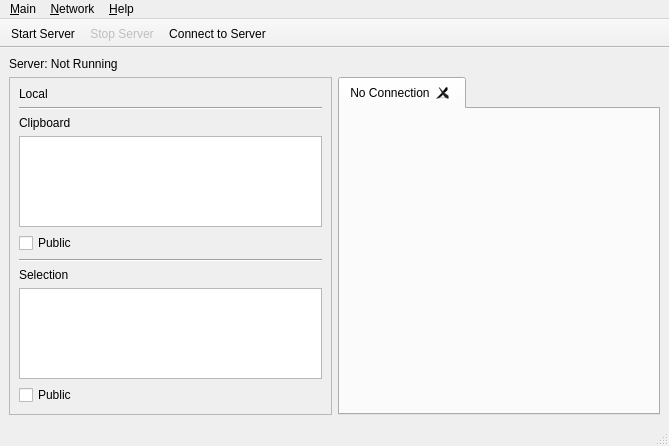
<?xml version="1.0" encoding="UTF-8"?>
<ui version="4.0">
 <class>MainWindow</class>
 <widget class="QMainWindow" name="MainWindow">
  <property name="geometry">
   <rect>
    <x>0</x>
    <y>0</y>
    <width>669</width>
    <height>446</height>
   </rect>
  </property>
  <property name="windowTitle">
   <string>Remote Clipboard</string>
  </property>
  <property name="windowIcon">
   <iconset resource="../icons.qrc">
    <normaloff>:/icons/icons/programmicon.png</normaloff>:/icons/icons/programmicon.png</iconset>
  </property>
  <widget class="QWidget" name="centralwidget">
   <layout class="QGridLayout" name="gridLayout">
    <item row="1" column="0">
     <widget class="QFrame" name="frame">
      <property name="frameShape">
       <enum>QFrame::StyledPanel</enum>
      </property>
      <property name="frameShadow">
       <enum>QFrame::Raised</enum>
      </property>
      <layout class="QVBoxLayout" name="verticalLayout">
       <item>
        <widget class="QLabel" name="label">
         <property name="text">
          <string>Local</string>
         </property>
        </widget>
       </item>
       <item>
        <widget class="Line" name="line_2">
         <property name="orientation">
          <enum>Qt::Horizontal</enum>
         </property>
        </widget>
       </item>
       <item>
        <widget class="QLabel" name="label_5">
         <property name="text">
          <string>Clipboard</string>
         </property>
        </widget>
       </item>
       <item>
        <widget class="QTextEdit" name="LocalClipboard">
         <property name="readOnly">
          <bool>true</bool>
         </property>
        </widget>
       </item>
       <item>
        <widget class="QCheckBox" name="ClipboardPublic">
         <property name="text">
          <string>Public</string>
         </property>
        </widget>
       </item>
       <item>
        <widget class="Line" name="line_4">
         <property name="orientation">
          <enum>Qt::Horizontal</enum>
         </property>
        </widget>
       </item>
       <item>
        <widget class="QLabel" name="LocalSelectionTitle">
         <property name="text">
          <string>Selection</string>
         </property>
        </widget>
       </item>
       <item>
        <widget class="QTextEdit" name="LocalSelection">
         <property name="readOnly">
          <bool>true</bool>
         </property>
        </widget>
       </item>
       <item>
        <widget class="QCheckBox" name="SelectionPublic">
         <property name="text">
          <string>Public</string>
         </property>
        </widget>
       </item>
      </layout>
     </widget>
    </item>
    <item row="0" column="0">
     <widget class="QLabel" name="ServerLabel">
      <property name="text">
       <string>Server: Not Running</string>
      </property>
     </widget>
    </item>
    <item row="1" column="1">
     <widget class="QTabWidget" name="ClientTabs">
      <property name="currentIndex">
       <number>0</number>
      </property>
      <property name="tabsClosable">
       <bool>true</bool>
      </property>
      <property name="movable">
       <bool>true</bool>
      </property>
      <widget class="QWidget" name="tab">
       <attribute name="title">
        <string>No Connection</string>
       </attribute>
      </widget>
     </widget>
    </item>
   </layout>
  </widget>
  <widget class="QMenuBar" name="menubar">
   <property name="geometry">
    <rect>
     <x>0</x>
     <y>0</y>
     <width>669</width>
     <height>25</height>
    </rect>
   </property>
   <widget class="QMenu" name="menuMain">
    <property name="title">
     <string>&amp;Main</string>
    </property>
    <addaction name="action_Quit"/>
   </widget>
   <widget class="QMenu" name="menuNetwork">
    <property name="title">
     <string>&amp;Network</string>
    </property>
    <addaction name="actionStart_Server"/>
    <addaction name="actionS_top_Server"/>
    <addaction name="action_Connect_to_Server"/>
    <addaction name="actionS_ettings"/>
   </widget>
   <widget class="QMenu" name="menuHelp">
    <property name="title">
     <string>&amp;Help</string>
    </property>
    <addaction name="action_About"/>
   </widget>
   <addaction name="menuMain"/>
   <addaction name="menuNetwork"/>
   <addaction name="menuHelp"/>
  </widget>
  <widget class="QStatusBar" name="statusbar"/>
  <widget class="QToolBar" name="toolBar">
   <property name="windowTitle">
    <string>toolBar</string>
   </property>
   <property name="movable">
    <bool>false</bool>
   </property>
   <property name="floatable">
    <bool>false</bool>
   </property>
   <attribute name="toolBarArea">
    <enum>TopToolBarArea</enum>
   </attribute>
   <attribute name="toolBarBreak">
    <bool>false</bool>
   </attribute>
   <addaction name="actionStart_Server"/>
   <addaction name="actionS_top_Server"/>
   <addaction name="action_Connect_to_Server"/>
  </widget>
  <action name="action_Quit">
   <property name="text">
    <string>&amp;Quit</string>
   </property>
  </action>
  <action name="actionStart_Server">
   <property name="icon">
    <iconset resource="../icons.qrc">
     <normaloff>:/icons/icons/startserver.png</normaloff>:/icons/icons/startserver.png</iconset>
   </property>
   <property name="text">
    <string>&amp;Start Server</string>
   </property>
   <property name="iconVisibleInMenu">
    <bool>false</bool>
   </property>
  </action>
  <action name="action_Connect_to_Server">
   <property name="icon">
    <iconset resource="../icons.qrc">
     <normaloff>:/icons/icons/connect.png</normaloff>:/icons/icons/connect.png</iconset>
   </property>
   <property name="text">
    <string>&amp;Connect to Server</string>
   </property>
   <property name="iconVisibleInMenu">
    <bool>false</bool>
   </property>
  </action>
  <action name="actionS_top_Server">
   <property name="enabled">
    <bool>false</bool>
   </property>
   <property name="icon">
    <iconset resource="../icons.qrc">
     <normaloff>:/icons/icons/stopserver.png</normaloff>:/icons/icons/stopserver.png</iconset>
   </property>
   <property name="text">
    <string>S&amp;top Server</string>
   </property>
   <property name="iconVisibleInMenu">
    <bool>false</bool>
   </property>
  </action>
  <action name="action_About">
   <property name="text">
    <string>&amp;About</string>
   </property>
  </action>
  <action name="actionDisconnect_from_Server">
   <property name="enabled">
    <bool>false</bool>
   </property>
   <property name="text">
    <string>Disconnect from Server</string>
   </property>
  </action>
  <action name="actionS_ettings">
   <property name="text">
    <string>S&amp;ettings</string>
   </property>
  </action>
 </widget>
 <resources>
  <include location="../icons.qrc"/>
 </resources>
 <connections>
  <connection>
   <sender>action_Quit</sender>
   <signal>triggered()</signal>
   <receiver>MainWindow</receiver>
   <slot>close()</slot>
   <hints>
    <hint type="sourcelabel">
     <x>-1</x>
     <y>-1</y>
    </hint>
    <hint type="destinationlabel">
     <x>341</x>
     <y>220</y>
    </hint>
   </hints>
  </connection>
 </connections>
</ui>
